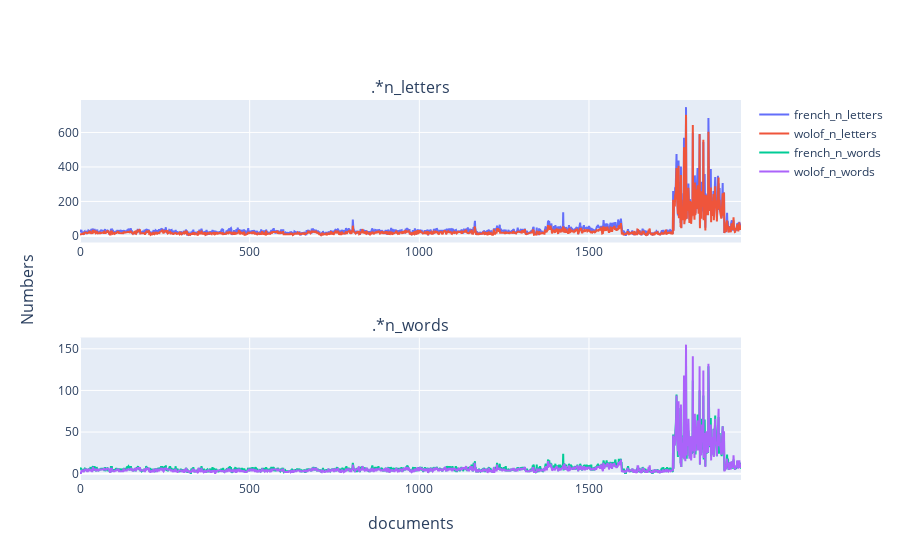

Write notebook code for a chart like this one.
### Markdown cell above
Let us trace the distributions of the number of letters and the distributions of the numbers words separated by spaces.

### Code cell
# %%writefile wolof-translate/wolof_translate/utils/plots.py

import pandas as pd
import plotly.express as px

def plot_lengths(data_frame: pd.DataFrame, columns_regex: List = [".*n_letters", ".*n_words"]):
    
    fig = make_subplots(rows=len(columns_regex), cols=1, subplot_titles=columns_regex, y_title="Numbers", x_title="documents")
    
    for i, column in enumerate(columns_regex):
        
        columns = [column_ for column_ in data_frame.columns if re.search(column, column_)]
        
        for col_ in columns:
            
            # fig.add_trace(go.Histogram(
            #     x = data_frame[col_], name=col_
            # ), row=i+1, col=1)
            
            fig.add_trace(go.Scatter(
                y = data_frame[col_], name=col_
            ), row=i+1, col=1)
    
    fig.show()

plot_lengths(corpora)

### Figure 1 — Plotly figure (JSON) as saved in the notebook; plotly's stock layout.template omitted (floating-point values rounded to 4 significant figures; data arrays with more than 128 entries replaced by an {"elided": "..."} marker saying what was removed)
{"data": [{"name": "french_n_letters", "type": "scatter", "xaxis": "x", "y": {"elided": "1949 int values"}, "yaxis": "y"}, {"name": "wolof_n_letters", "type": "scatter", "xaxis": "x", "y": {"elided": "1949 int values"}, "yaxis": "y"}, {"name": "french_n_words", "type": "scatter", "xaxis": "x2", "y": {"elided": "1949 int values"}, "yaxis": "y2"}, {"name": "wolof_n_words", "type": "scatter", "xaxis": "x2", "y": {"elided": "1949 int values"}, "yaxis": "y2"}], "layout": {"annotations": [{"font": {"size": 16}, "showarrow": false, "text": ".*n_letters", "x": 0.5, "xanchor": "center", "xref": "paper", "y": 1, "yanchor": "bottom", "yref": "paper"}, {"font": {"size": 16}, "showarrow": false, "text": ".*n_words", "x": 0.5, "xanchor": "center", "xref": "paper", "y": 0.375, "yanchor": "bottom", "yref": "paper"}, {"font": {"size": 16}, "showarrow": false, "text": "documents", "x": 0.5, "xanchor": "center", "xref": "paper", "y": 0, "yanchor": "top", "yref": "paper", "yshift": -30}, {"font": {"size": 16}, "showarrow": false, "text": "Numbers", "textangle": -90, "x": 0, "xanchor": "right", "xref": "paper", "xshift": -40, "y": 0.5, "yanchor": "middle", "yref": "paper"}], "xaxis": {"anchor": "y", "domain": [0, 1]}, "xaxis2": {"anchor": "y2", "domain": [0, 1]}, "yaxis": {"anchor": "x", "domain": [0.625, 1]}, "yaxis2": {"anchor": "x2", "domain": [0, 0.375]}}}
